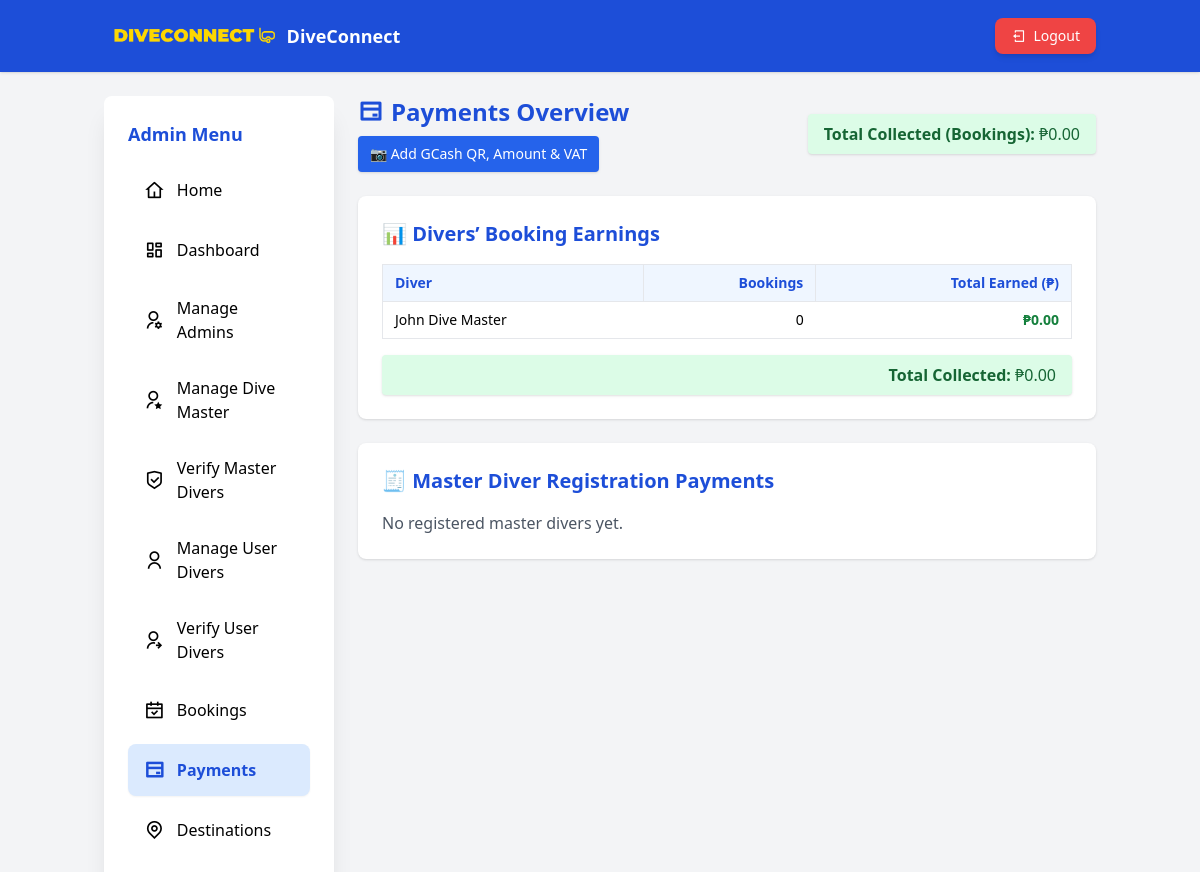
The page /admin/payments.php (signed in) on the database its author committed.
### tables this page shows
CREATE TABLE `divers` (
  `id` int(11) NOT NULL,
  `fullname` varchar(150) NOT NULL,
  `email` varchar(150) NOT NULL,
  `password` varchar(255) NOT NULL,
  `whatsapp_number` varchar(50) NOT NULL,
  `pro_org` varchar(100) DEFAULT NULL,
  `pro_diver_id` varchar(100) NOT NULL,
  `specialty` varchar(150) DEFAULT NULL,
  `profile_pic` varchar(255) DEFAULT NULL,
  `valid_id` varchar(255) DEFAULT NULL,
  `qr_code` varchar(255) DEFAULT NULL,
  `gcash_receipt` varchar(255) DEFAULT NULL,
  `level` varchar(100) DEFAULT '',
  `nationality` varchar(100) DEFAULT NULL,
  `language` varchar(100) DEFAULT NULL,
  `price` decimal(10,2) DEFAULT 0.00,
  `max_pax` int(11) DEFAULT 6,
  `verification_status` enum('pending','verified','rejected','approved') DEFAULT 'pending',
  `approved_by` int(11) DEFAULT NULL,
  `rejected_by` int(11) DEFAULT NULL,
  `action_date` datetime DEFAULT NULL,
  `rating` decimal(3,2) DEFAULT 0.00,
  `experience` text DEFAULT NULL,
  `tin_id` varchar(255) DEFAULT NULL,
  `signature` varchar(255) DEFAULT NULL,
  `reset_token` varchar(255) DEFAULT NULL,
  `token_expiry` datetime DEFAULT NULL,
  `created_at` timestamp NOT NULL DEFAULT current_timestamp()
);

### admin/payments.php (the view, shortened to what this page needs)
<?php
require '../includes/db.php';
function e($v) { return htmlspecialchars($v, ENT_QUOTES, 'UTF-8'); }
$admin_id = $_SESSION['admin_id'];
$stmt = $conn->prepare("SELECT fullname, email, gcash_qr, gcash_amount, vat_percent FROM admins WHERE admin_id = ?");
$stmt->bind_param("i", $admin_id);
$stmt->execute();
$admin = $stmt->get_result()->fetch_assoc();
$sql = "
SELECT
 d.id AS diver_id,
 d.fullname AS diver_name,
 COALESCE(SUM(b.grand_total), 0) AS total_earned,
 COUNT(b.id) AS total_bookings
FROM divers d
LEFT JOIN bookings b
 ON b.diver_id = d.id
 AND b.status IN('confirmed','completed')
GROUP BY d.id, d.fullname
ORDER BY total_earned DESC
";
$res = $conn->query($sql);
$payments = $res ? $res->fetch_all(MYSQLI_ASSOC) : [];
$total = array_sum(array_column($payments, 'total_earned'));
$regRes = $conn->query("
SELECT id, fullname, email, gcash_receipt, created_at
FROM divers
WHERE gcash_receipt IS NOT NULL
ORDER BY created_at DESC
");
$diverRegs = $regRes ? $regRes->fetch_all(MYSQLI_ASSOC) : [];
$registration_fee = floatval($admin['gcash_amount']);
$total_registration_income = count($diverRegs) * $registration_fee;
?>
<!DOCTYPE html>
<html lang="en">
<head>
<script src="https://cdn.tailwindcss.com"></script>
<link rel="stylesheet" href="https://cdn.jsdelivr.net/npm/remixicon/fonts/remixicon.css">
</head>
<body class="flex flex-col min-h-screen bg-gray-100 font-sans">
<header class="bg-blue-700 text-white shadow sticky top-0 z-50">
  <div class="container mx-auto flex justify-between items-center p-3 sm:p-4">
    <div class="flex items-center gap-2 sm:gap-3">
      <img src="../assets/images/GROUP_4_-_DIVE_CONNECT-removebg-preview.png" alt="Logo" class="h-8 sm:h-10">
      <span class="hidden sm:inline text-lg font-semibold">DiveConnect</span>
    </div>
    <button id="logoutBtn" class="bg-red-500 hover:bg-red-600 px-3 sm:px-4 py-2 rounded-lg text-sm font-medium transition-colors shadow-md hover:shadow-lg">
      <i class="ri-logout-box-line mr-1"></i>
      <span class="hidden sm:inline">Logout</span>
    </button>
  </div>
</header>
<div class="container mx-auto grid grid-cols-1 md:grid-cols-12 gap-4 sm:gap-6 mt-4 sm:mt-6 px-3 sm:px-4 pb-6">
  <aside id="sidebar" class="md:col-span-3 bg-white rounded-lg shadow-xl fixed md:sticky top-0 left-0 h-full md:h-screen w-72 md:w-auto transform -translate-x-full md:translate-x-0 transition-transform duration-300 z-50 md:z-auto overflow-y-auto hide-scrollbar">
    <div class="p-4 sm:p-6">
      <h3 class="hidden md:block text-lg font-semibold text-blue-700 mb-4">Admin Menu</h3>
      <nav class="space-y-1.5 sm:space-y-2">
        <a href="index.php" class="flex items-center gap-3 px-3 sm:px-4 py-3 rounded-lg hover:bg-blue-50"><i class="ri-home-4-line text-xl"></i><span>Home</span></a>
        <a href="admin_dashboard.php" class="flex items-center gap-3 px-3 sm:px-4 py-3 rounded-lg hover:bg-blue-50"><i class="ri-dashboard-line text-xl"></i><span>Dashboard</span></a>
        <a href="manage_admins.php" class="flex items-center gap-3 px-3 sm:px-4 py-3 rounded-lg hover:bg-blue-50"><i class="ri-user-settings-line text-xl"></i><span>Manage Admins</span></a>
        <a href="manage_divers.php" class="flex items-center gap-3 px-3 sm:px-4 py-3 rounded-lg hover:bg-blue-50"><i class="ri-user-star-line text-xl"></i><span>Manage Dive Master</span></a>
        <a href="verify_divers.php" class="flex items-center gap-3 px-3 sm:px-4 py-3 rounded-lg hover:bg-blue-50"><i class="ri-shield-check-line text-xl"></i><span>Verify Master Divers</span></a>
        <a href="manage_user_divers.php" class="flex items-center gap-3 px-3 sm:px-4 py-3 rounded-lg hover:bg-blue-50"><i class="ri-user-line text-xl"></i><span>Manage User Divers</span></a>
        <a href="verify_user_divers.php" class="flex items-center gap-3 px-3 sm:px-4 py-3 rounded-lg hover:bg-blue-50"><i class="ri-user-shared-line text-xl"></i><span>Verify User Divers</span></a>
        <a href="manage_bookings.php" class="flex items-center gap-3 px-3 sm:px-4 py-3 rounded-lg hover:bg-blue-50"><i class="ri-calendar-check-line text-xl"></i><span>Bookings</span></a>
        <a href="payments.php" class="flex items-center gap-3 px-3 sm:px-4 py-3 rounded-lg bg-blue-100 text-blue-700 font-semibold shadow-sm"><i class="ri-bank-card-line text-xl"></i><span>Payments</span></a>
        <a href="manage_destinations.php" class="flex items-center gap-3 px-3 sm:px-4 py-3 rounded-lg hover:bg-blue-50 transition-colors">
          <i class="ri-map-pin-line text-xl"></i>
          <span>Destinations</span>
        </a>
      </nav>
    </div>
  </aside>
  <main class="md:col-span-9 space-y-6">
    <div class="flex flex-col sm:flex-row justify-between items-start sm:items-center mb-4">
      <div class="flex flex-col gap-2">
        <h2 class="text-2xl font-bold text-blue-700 flex items-center gap-2"><i class="ri-bank-card-line"></i> Payments Overview</h2>
        <button onclick="document.getElementById('qrModal').showModal()"
                class="bg-blue-600 hover:bg-blue-700 text-white px-3 py-2 rounded w-fit text-sm shadow">
          📷 <?= $admin['gcash_qr'] ? 'View / Change QR / Amount' : 'Add GCash QR, Amount & VAT' ?>
        </button>
      </div>
      <div class="bg-green-100 text-green-800 px-4 py-2 rounded mt-3 sm:mt-0 shadow">
        <strong>Total Collected (Bookings):</strong> ₱<?= number_format($total,2) ?>
      </div>
    </div>
    <div class="bg-white rounded-lg shadow p-6">
      <h3 class="text-xl font-semibold text-blue-700 mb-4">📊 Divers’ Booking Earnings</h3>
      <?php if (count($payments)): ?>
        <div class="overflow-x-auto">
          <table class="min-w-full text-sm text-left border">
            <thead class="bg-blue-50 text-blue-700">
              <tr>
                <th class="px-3 py-2 border">Diver</th>
                <th class="px-3 py-2 border text-right">Bookings</th>
                <th class="px-3 py-2 border text-right">Total Earned (₱)</th>
              </tr>
            </thead>
            <tbody>
              <?php foreach ($payments as $p): ?>
              <tr class="border-b hover:bg-gray-50">
                <td class="px-3 py-2"><?= e($p['diver_name']) ?></td>
                <td class="px-3 py-2 text-right"><?= e($p['total_bookings']) ?></td>
                <td class="px-3 py-2 text-right font-semibold text-green-700">
                  ₱<?= number_format($p['total_earned'],2) ?>
                </td>
              </tr>
              <?php endforeach; ?>
            </tbody>
          </table>
        </div>
        <div class="mt-4 bg-green-100 text-green-800 px-4 py-2 rounded shadow text-right">
          <strong>Total Collected:</strong> ₱<?= number_format($total,2) ?>
        </div>
      <?php else: ?>
        <p class="text-gray-600">No booking data yet.</p>
      <?php endif; ?>
    </div>
    <div class="bg-white rounded-lg shadow p-6">
      <h3 class="text-xl font-semibold text-blue-700 mb-4">🧾 Master Diver Registration Payments</h3>
      <?php if (count($diverRegs)): ?>
        <div class="overflow-x-auto">
          <table class="min-w-full text-sm text-left border">
            <thead class="bg-blue-50 text-blue-700">
              <tr>
                <th class="px-3 py-2 border">Full Name</th>
                <th class="px-3 py-2 border">Email</th>
                <th class="px-3 py-2 border text-center">GCash Receipt</th>
                <th class="px-3 py-2 border text-center">Date Registered</th>
                <th class="px-3 py-2 border text-right">Amount (₱)</th>
              </tr>
            </thead>
            <tbody>
              <?php foreach ($diverRegs as $r): ?>
              <tr class="border-b hover:bg-gray-50">
                <td class="px-3 py-2"><?= e($r['fullname']) ?></td>
                <td class="px-3 py-2"><?= e($r['email']) ?></td>
                <td class="px-3 py-2 text-center">
                  <?php if (!empty($r['gcash_receipt'])): ?>
                    <a href="uploads/<?= e($r['gcash_receipt']) ?>" target="_blank" class="text-blue-600 hover:underline">View</a>
                  <?php else: ?>
                    <span class="text-gray-500 italic">N/A</span>
                  <?php endif; ?>
                </td>
                <td class="px-3 py-2 text-center"><?= e(date('Y-m-d', strtotime($r['created_at']))) ?></td>
                <td class="px-3 py-2 text-right font-semibold text-green-700">
                  ₱<?= number_format($registration_fee,2) ?>
                </td>
              </tr>
              <?php endforeach; ?>
            </tbody>
          </table>
        </div>
        <div class="mt-4 bg-green-100 text-green-800 px-4 py-2 rounded shadow text-right">
          <strong>Total Collected (Registrations):</strong> ₱<?= number_format($total_registration_income,2) ?>
        </div>
      <?php else: ?>
        <p class="text-gray-600">No registered master divers yet.</p>
      <?php endif; ?>
    </div>
  </main>
</div>
</body>
</html>

### admin/payments.php (style rules this page uses)
.hide-scrollbar { -ms-overflow-style: none; scrollbar-width: none; }

### rows shown on the page
divers: fullname "John Dive Master", total_bookings "0", total_earned "0.00"

### other values the page prints
$total "0.00"
